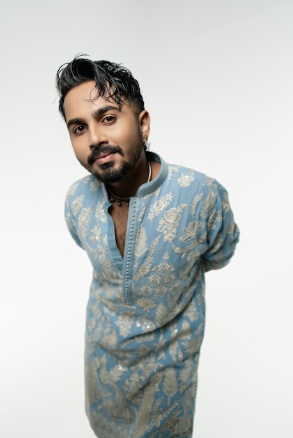
#> input picture video/shivam_barot.png, 293 x 438 px
$ python -i make_coverage_reel.py   (imports and definitions only)
#> lines starting #> are read from the running program, lines starting #| are printed output that depends on the picture
"""Grunge editorial-collage reel (5:4, 1350x1080) of Shivam Barot's press coverage.

Usage: python3 make_coverage_reel.py <photoA.png,photoB.png> <fonts_dir> <out.mp4> [preview_times]
All on-screen copy is quoted verbatim from the syndicated article the seven outlets published.
"""
import math, random, subprocess, sys, wave
import numpy as np
from PIL import Image, ImageDraw, ImageFont, ImageFilter, ImageOps, ImageChops

# [1 line that did not run here, left out]
W, H, FPS = 1350, 1080, 30
rng = np.random.default_rng(11)
# [1 line not run here, left out]

PAPER = (234, 229, 217)
INK = (20, 19, 18)
RED = (204, 32, 30)
YEL = (255, 210, 0)
WHITE = (250, 248, 242)

HEADLINE = "Just 20 Years Old & Ruling the Stage: How Shivam Barot Became Gujarati Folk’s Biggest Young Sensation"

# name, domain, date (only where the page states it), template, big word, quote, highlighted phrase
OUTLETS = [
    ("The Tribune", "tribuneindia.com", "OCT 08, 2026", "A", "REDEFINING",
     "At just 20 years old, Shivam Barot is not merely participating in the traditional music scene—he is actively redefining it.",
     "actively redefining it."),
    ("The Wire", "thewire.in", "", "B", "YOUNGEST",
     "Holding the distinction of being the youngest Gujarati folk artist in the industry today, Shivam has accomplished what few achieve in a lifetime.",
     "youngest Gujarati folk artist in the industry today,"),
    ("Eastern Herald", "easternherald.com", "OCT 07, 2026", "C", "SPELLBOUND",
     "Shivam is headlining massive arenas, electrifying thousands of garba enthusiasts, and creating a stage aura that leaves audiences spellbound.",
     "electrifying thousands of garba enthusiasts,"),
    ("PTI", "ptinews.com", "", "A", "SOLD-OUT",
     "His performances during the last festive season were nothing short of legendary, delivering consecutive sold-out shows.",
     "consecutive sold-out shows."),
    ("Vie Stories", "viestories.com", "OCT 07, 2026", "B", "THE HORATH PROJECT",
     "The Horath Project, an independent musical tour initiative crafted to bring Gujarati folk music into the modern concert era.",
     "into the modern concert era."),
    ("Business News This Week", "businessnewsthisweek.com", "OCT 07, 2026", "C", "MAGNETIC",
     "The moment he takes the microphone, the energy in the stadium shifts.",
     "the energy in the stadium shifts."),
    ("India Shorts", "indiashorts.com", "OCT 07, 2026", "A", "PIONEER",
     "His ability to lead massive crowds while remaining deeply rooted in his heritage makes him a pioneer among young independent artists.",
     "a pioneer among young independent artists."),
]


# ---------------- fonts ----------------
# [6 lines left out: function F, not called in this run]

ANTON = lambda s: F("Anton-Regular.ttf", s)
OSWB = lambda s: F("Oswald%5Bwght%5D.ttf", s, "Bold")
OSWR = lambda s: F("Oswald%5Bwght%5D.ttf", s, "Regular")
TYPE = lambda s: F("SpecialElite-Regular.ttf", s)
COUR = lambda s: F("CourierPrime-Regular.ttf", s)
COURB = lambda s: F("CourierPrime-Bold.ttf", s)
SERIF = lambda s: F("DMSerifDisplay-Regular.ttf", s)
SERIFI = lambda s: F("DMSerifDisplay-Italic.ttf", s)
HAND = lambda s: F("Caveat%5Bwght%5D.ttf", s, "Bold")
MARKER = lambda s: F("PermanentMarker-Regular.ttf", s)


# ---------------- helpers ----------------
def clamp01(t): return min(max(t, 0.0), 1.0)
def ease_out(t): t = clamp01(t); return 1 - (1 - t) ** 3
def ease_io(t): t = clamp01(t); return t * t * (3 - 2 * t)
def back(t):
    t = clamp01(t); c = 1.9
    return 1 + (c + 1) * (t - 1) ** 3 + c * (t - 1) ** 2


def tsize(f, s):
    b = f.getbbox(s); return b[2] - b[0], b[3] - b[1], b[0], b[1]


# [8 lines left out: function box_blur, not called in this run]


def noise_img(w, h, scale):
    small = rng.standard_normal((h // scale + 2, w // scale + 2))
    im = Image.fromarray(((small - small.min()) / (np.ptp(small) + 1e-6) * 255).astype(np.uint8))
    return np.asarray(im.resize((w, h), Image.BICUBIC), float) / 255 - 0.5


def paper(w, h, base=PAPER, stain=1.0, vig=0.25):
    a = np.zeros((h, w, 3))
    fine = rng.standard_normal((h, w)) * 7
    blot = noise_img(w, h, 90) * 30 * stain + noise_img(w, h, 25) * 12 * stain
    yy, xx = np.mgrid[0:h, 0:w]
    d = np.sqrt(((xx - w / 2) / (w / 2)) ** 2 + ((yy - h / 2) / (h / 2)) ** 2)
    v = 1 - vig * np.clip(d - 0.5, 0, 1) ** 1.5
    for i in range(3):
        a[..., i] = (base[i] + fine + blot) * v
    return Image.fromarray(np.clip(a, 0, 255).astype(np.uint8)).convert("RGBA")


def dark(w, h, base=(28, 27, 26)):
    return paper(w, h, base=base, stain=1.3, vig=0.45)


def greek_cols(img, x0, y0, x1, y1, cols=4, col=(170, 163, 150, 255), seed=0, lh=13):
    """Faint simulated newsprint columns for texture."""
    r = random.Random(seed)
    d = ImageDraw.Draw(img)
    gap = 26
    cw = (x1 - x0 - gap * (cols - 1)) / cols
    for c in range(cols):
        x = x0 + c * (cw + gap); y = y0
        while y < y1:
            ww = cw * (r.uniform(0.3, 0.75) if r.random() < 0.1 else r.uniform(0.9, 1))
            d.rectangle([x, y, x + ww, y + 4], fill=col)
            y += lh * (2 if r.random() < 0.08 else 1)


# [15 lines left out: functions jagged_poly, torn, not called in this run]


def shadow(img, blur=14, off=(10, 16), alpha=120):
    pad = blur * 3
    out = Image.new("RGBA", (img.width + 2 * pad, img.height + 2 * pad), (0, 0, 0, 0))
    sa = img.split()[3].point(lambda v: v * alpha // 255)
    sh = Image.new("RGBA", out.size, (0, 0, 0, 0))
    sh.paste((0, 0, 0, 255), (pad + off[0], pad + off[1]), sa)
    out = Image.alpha_composite(out, sh.filter(ImageFilter.GaussianBlur(blur)))
    out.alpha_composite(img, (pad, pad))
    return out


# [36 lines left out: functions place, brush_bar, reveal_x, not called in this run]


def tape(w=150, h=46, seed=0):
    im = Image.new("RGBA", (w, h), (232, 222, 190, 170))
    return torn(im, j=5, seed=seed, edges="lr")


# ---------------- photos ----------------
# "A": studio shot on a light backdrop (cut out as a sticker); "B": low-key portrait with gramophone (used as torn prints).
# [19 lines left out: function load_photo, not called in this run]


# [1 line that did not run here, left out]
# [1 line that did not run here, left out]


def get_photo(pid, crop=None):
    im, mk = PHOTOS[pid]
    if crop:
        box = (int(crop[0] * im.width), int(crop[1] * im.height), int(crop[2] * im.width), int(crop[3] * im.height))
        im = im.crop(box); mk = mk.crop(box) if mk else None
    return im, mk


# [31 lines left out: functions stylize, add_grain, cutout, not called in this run]


def torn_print(pid, style, height, crop=None, seed=0, border=14):
    """Rectangular photo print with a white border and torn edges."""
    raw, _ = get_photo(pid, crop)
    im = stylize(raw, style)
    s = height / im.height
    im = add_grain(im.resize((int(im.width * s), int(im.height * s)), Image.LANCZOS).convert("RGBA"), 7)
    card = Image.new("RGBA", (im.width + 2 * border, im.height + 2 * border), WHITE + (255,))
    card.alpha_composite(im, (border, border))
    return shadow(torn(card, j=10, seed=seed), blur=16, off=(12, 18), alpha=150)


# [16 lines left out: function polaroid, not called in this run]


# crops (fractions of each source image)
A_FULL, A_UPPER, A_FACE = None, (0.0, 0.0, 1.0, 0.62), (0.08, 0.04, 0.72, 0.46)
B_FULL, B_HALF, B_FACE, B_TALL = (0.0, 0.12, 1.0, 1.0), (0.0, 0.2, 0.62, 0.78), (0.06, 0.16, 0.56, 0.5), (0.0, 0.14, 0.78, 0.96)

# which photo each segment uses: (kind, photo, style, crop)
SHOTS = [
    ("cut", "A", "color", A_FULL),    # Tribune
    ("polaroid", "A", "color", A_FACE),  # The Wire
    ("print", "B", "duo", B_HALF),    # Eastern Herald
    ("cut", "A", "bw", A_FULL),       # PTI
    ("polaroid", "B", "warm", B_FACE),  # Vie Stories
    ("cut", "A", "duo", A_UPPER),     # Business News This Week
    ("print", "B", "bw", B_TALL),     # India Shorts
]


# [56 lines left out: functions shot_image, layout, phrase_idx, draw_typed, fit, not called in this run]


# ---------------- grain & finishing ----------------
GRAIN = [Image.fromarray(np.clip(128 + rng.standard_normal((H, W)) * 22, 0, 255).astype(np.uint8)) for _ in range(4)]
yy, xx = np.mgrid[0:H, 0:W]
VIG = Image.fromarray((255 * (1 - 0.55 * np.clip(np.sqrt(((xx - W / 2) / (W / 2)) ** 2 + ((yy - H / 2) / (H / 2)) ** 2) - 0.6, 0, 1) ** 1.3)).astype(np.uint8))
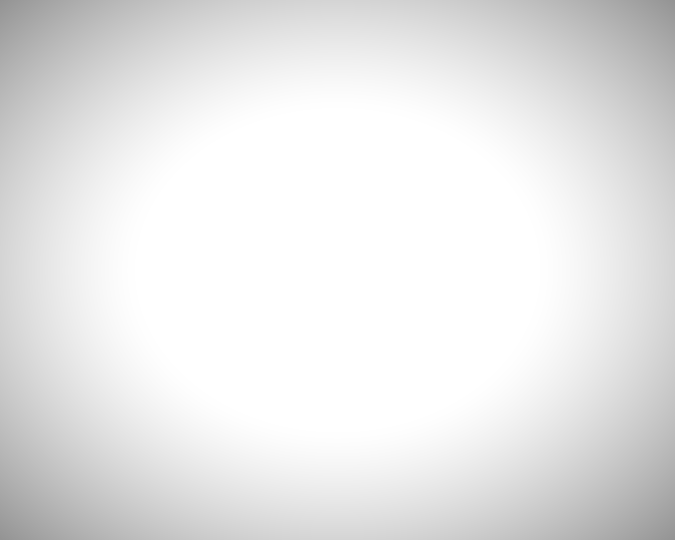
#> VIG: PIL image 1350x1080 L (shown at 1/2 size); min 147, max 255, mean 231.3


# [5 lines left out: function finish, not called in this run]


# ---------------- scenes ----------------
EVENTS = []  # (time, kind)


class Scene:
    dur = 5.0
    def frame(self, t): raise NotImplementedError


class Intro(Scene):
    dur = 4.6
    def __init__(self):
        self.bg = dark(W, H)
#> call 2 of noise_img, with w = 1350, h = 1080, scale = 25
#> in noise_img (call 2), `return np.asarray(im.resize((w, h), Image.BICUBIC), float) / 255 - 0.5`:
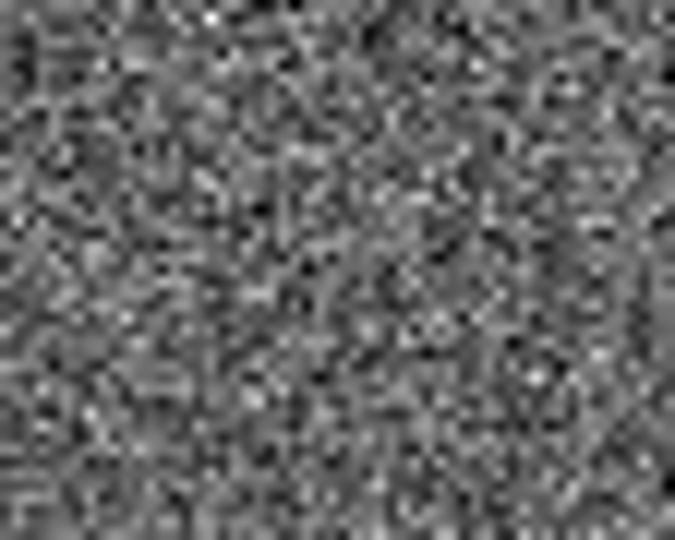
#> returned value: shape (1080, 1350) float64 (shown at 1/2 size); min -0.5, max 0.496, mean -0.104; drawn with min black and max white
#> in paper, `blot = noise_img(w, h, 90) * 30 * stain + noise_img(w, h, 25) * 12 * s..`:
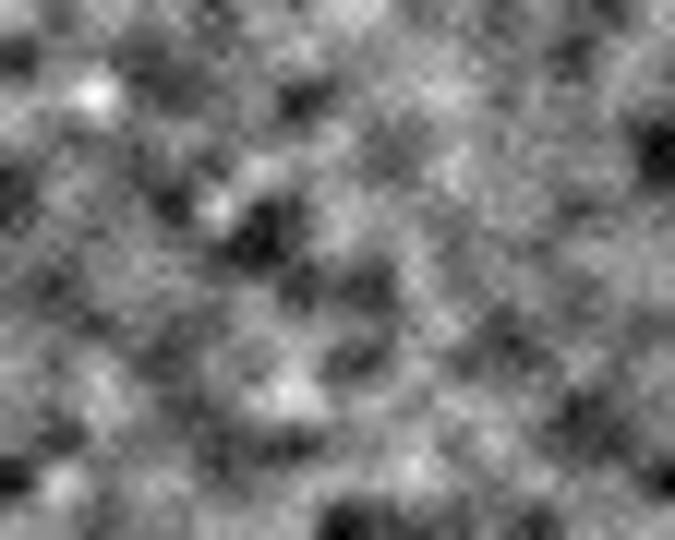
#> blot: shape (1080, 1350) float64 (shown at 1/2 size); min -25.28, max 20.2, mean -4.1; drawn with min black and max white
#> after the loop in paper, `for i in range(3):`:
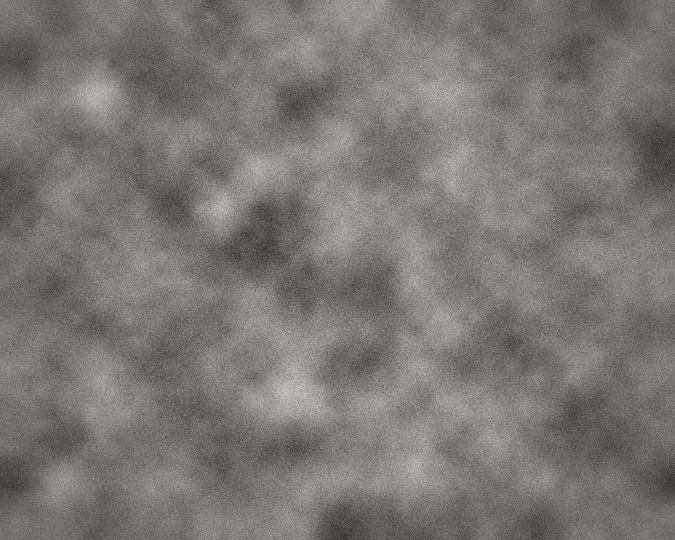
#> a: shape (1080, 1350, 3) float64 (shown at 1/2 size); mean of channels 0, 1, 2 21.8, 20.8, 19.9; drawn with min black and max white
        greek_cols(self.bg, 60, 60, W - 60, H - 60, cols=5, col=(48, 46, 44, 255), seed=9)
        self.photo = torn_print("B", "warm", 800, (0.0, 0.18, 1.0, 1.0), seed=1)
        self.w1 = ANTON(160)
        self.bar = brush_bar(760, 120, RED, seed=4)
        self.sub_words = layout("How Shivam Barot Became Gujarati Folk’s Biggest Young Sensation", TYPE(36), 620, 48)

    # [26 lines left out: function frame, not called in this run]


class TemplateA(Scene):
    """Paper page: outlet tag, slammed big word over brush stroke, cut-out photo, typed quote."""
    dur = 5.6
    # [50 lines left out: functions __init__, make_tag, frame, not called in this run]


class TemplateB(Scene):
    """Dark desk: torn article clipping with masthead + typed quote, polaroid photo with tape, marker underline."""
    dur = 5.8
    # [74 lines left out: functions __init__, wrap, frame, not called in this run]


class TemplateC(Scene):
    """Split: dark panel with stacked outlet name, duotone photo, paper side with big red word and serif quote."""
    dur = 5.6
    # [67 lines left out: functions __init__, stack, frame, not called in this run]


class Outro(Scene):
    dur = 6.6
    # [46 lines left out: functions __init__, frame, not called in this run]


# [1 line not run here, left out]
TEMPL = {"A": TemplateA, "B": TemplateB, "C": TemplateC}
# [1 line that did not run here, left out]
#> in __init__, `greek_cols(self.bg, 60, 60, W - 60, H - 60, cols=5, col=(48, 46, 44, 2..`:
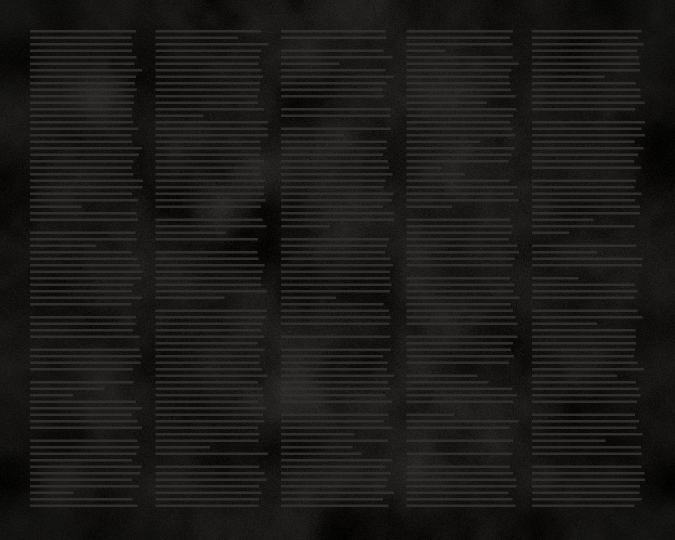
#> self.bg: PIL image 1350x1080 RGBA (shown at 1/2 size); mean R, G, B, A 27.5, 26.3, 25.2, 255
STARTS = []
acc = 0.0
# [2 lines not run here, left out]
TOTAL = acc
TRANS = 0.45
N = int(TOTAL * FPS)
# [1 line not run here, left out]

TEAR = {}
# [77 lines left out: functions tear_mask, frame_at, render_cover, not called in this run]


# [8 lines not run here, left out]


# ---------------- audio ----------------
SR = 44100
audio = np.zeros(int((TOTAL + 1) * SR))

# [4 lines left out: function add, not called in this run]

def env_exp(n, k): return np.exp(-np.arange(n) / SR * k)

def kick():
    n = int(0.35 * SR); t = np.arange(n) / SR
    return np.sin(2 * np.pi * (48 * t + 90 * (1 - np.exp(-t * 30)) / 30)) * env_exp(n, 9)

# [15 lines left out: functions snare, hat, click, not called in this run]

def thud():
    n = int(0.4 * SR); t = np.arange(n) / SR
    return (np.sin(2 * np.pi * (70 * t - 40 * t * t)) * env_exp(n, 12) + rng.standard_normal(n) * env_exp(n, 50) * 0.4)

# [6 lines left out: function rip, not called in this run]

BPM = 100; beat = 60 / BPM
b = 0; tt = 0.0
# [5 lines not run here, left out]
# drone bed
n = len(audio); t_ = np.arange(n) / SR
bed = sum(np.sin(2 * np.pi * f * t_) for f in (55, 82.4, 110)) / 3
# [21 lines not run here, left out]
audio = np.tanh(audio * 1.2)
audio = audio / (np.abs(audio).max() + 1e-6) * 0.9
# [1 line not run here, left out]
# [1 line that did not run here, left out]
# [3 lines not run here, left out]

# ---------------- render ----------------
# [3 lines that did not run here, left out]
# [5 lines not run here, left out]

>>> from PIL import Image
>>> picture = Image.open('shivam_barot.png')
#> picture is the input picture: PIL image 293x438 RGBA; mean R, G, B, A 196.6, 199.2, 197.4, 255
>>> result = shadow(picture)
#> in shadow, `out = Image.new("RGBA", (img.width + 2 * pad, img.height + 2 * pad), (..`: out: PIL image 377x522 RGBA; every value is 0
#> in shadow, `sa = img.split()[3].point(lambda v: v * alpha // 255)`: sa: PIL image 293x438 L; every value is 120
#> in shadow, `sh.paste((0, 0, 0, 255), (pad + off[0], pad + off[1]), sa)`:
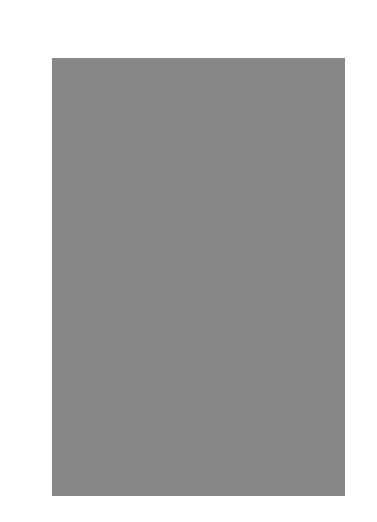
#> sh: PIL image 377x522 RGBA; mean R, G, B, A 0, 0, 0, 78.3; transparent parts drawn white
#> in shadow, `out.alpha_composite(img, (pad, pad))`:
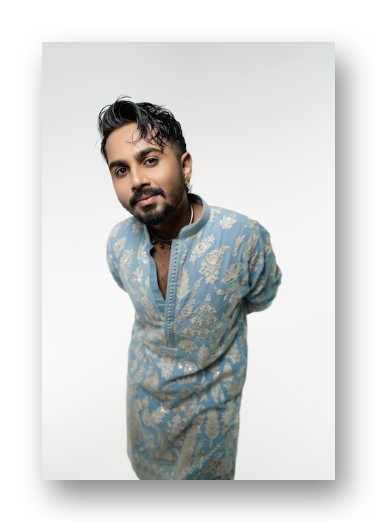
#> out: PIL image 377x522 RGBA; mean R, G, B, A 128.2, 129.9, 128.7, 173; transparent parts drawn white
